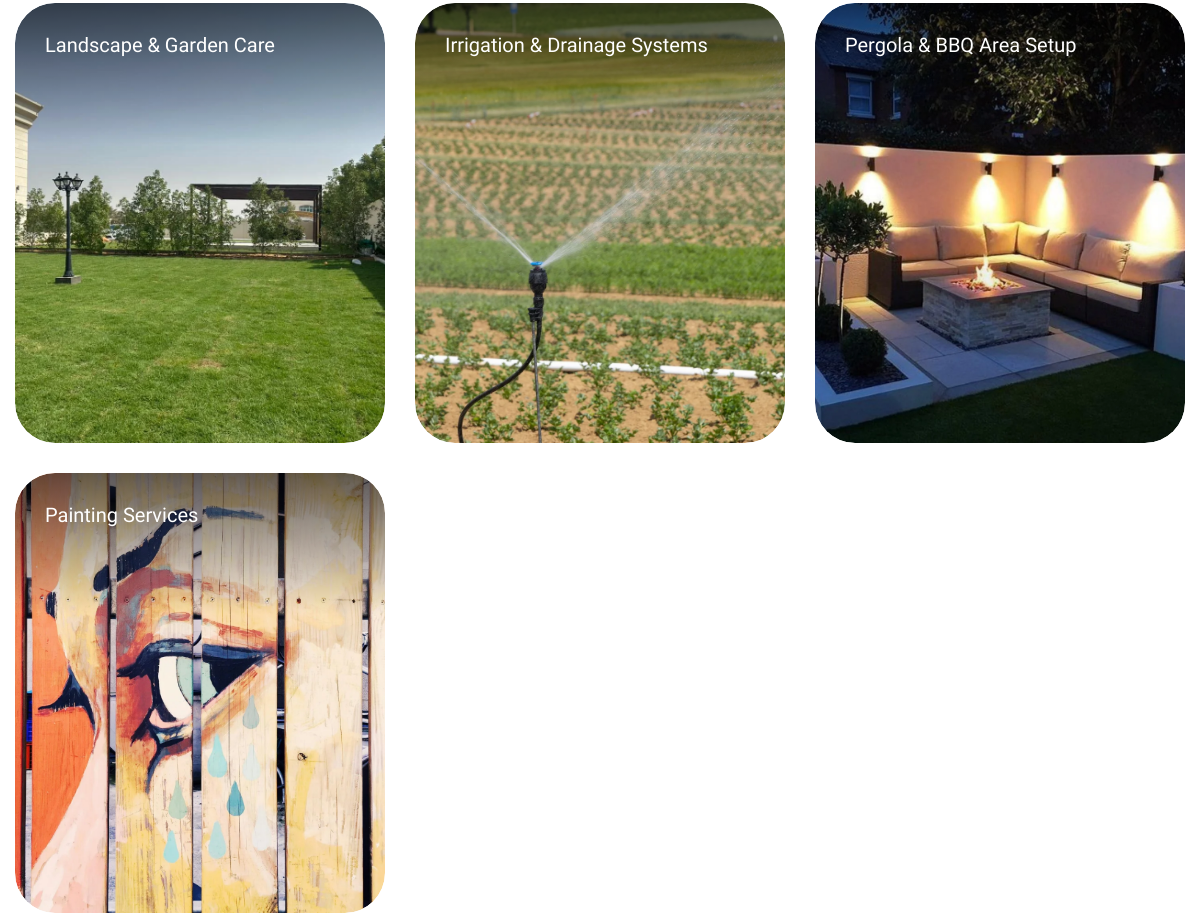
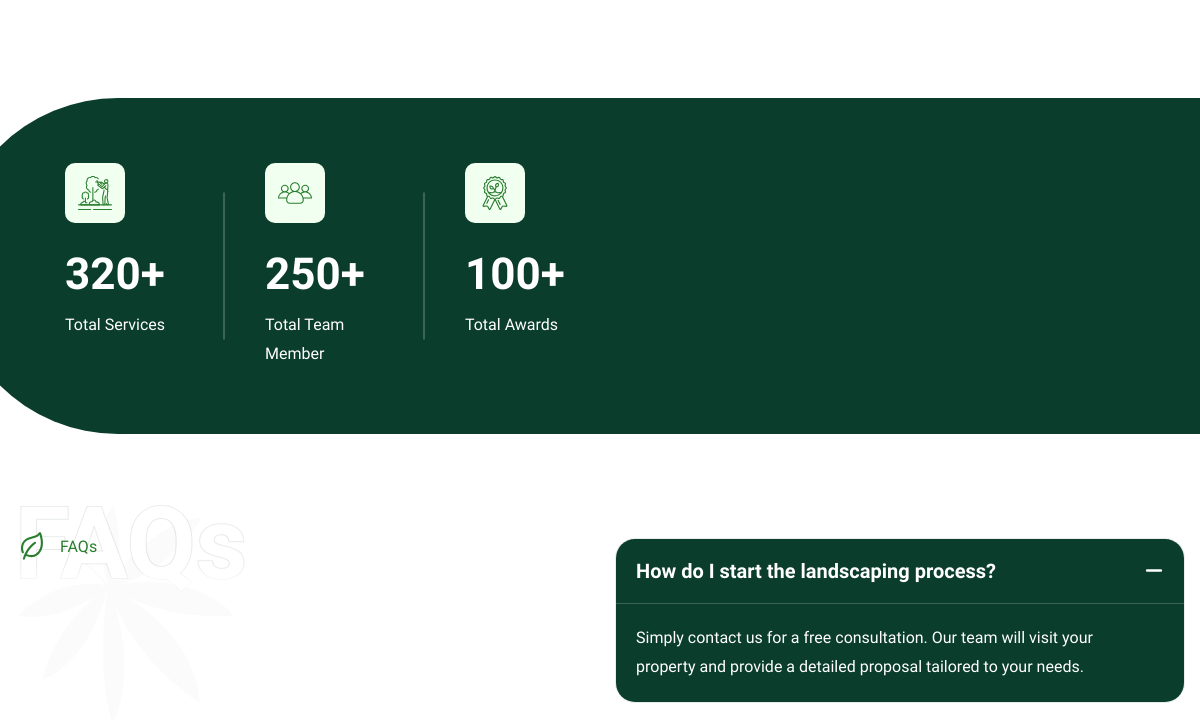
/services/ (middle part), run on an earlier commit of the app's database (2 pictures, top to bottom).
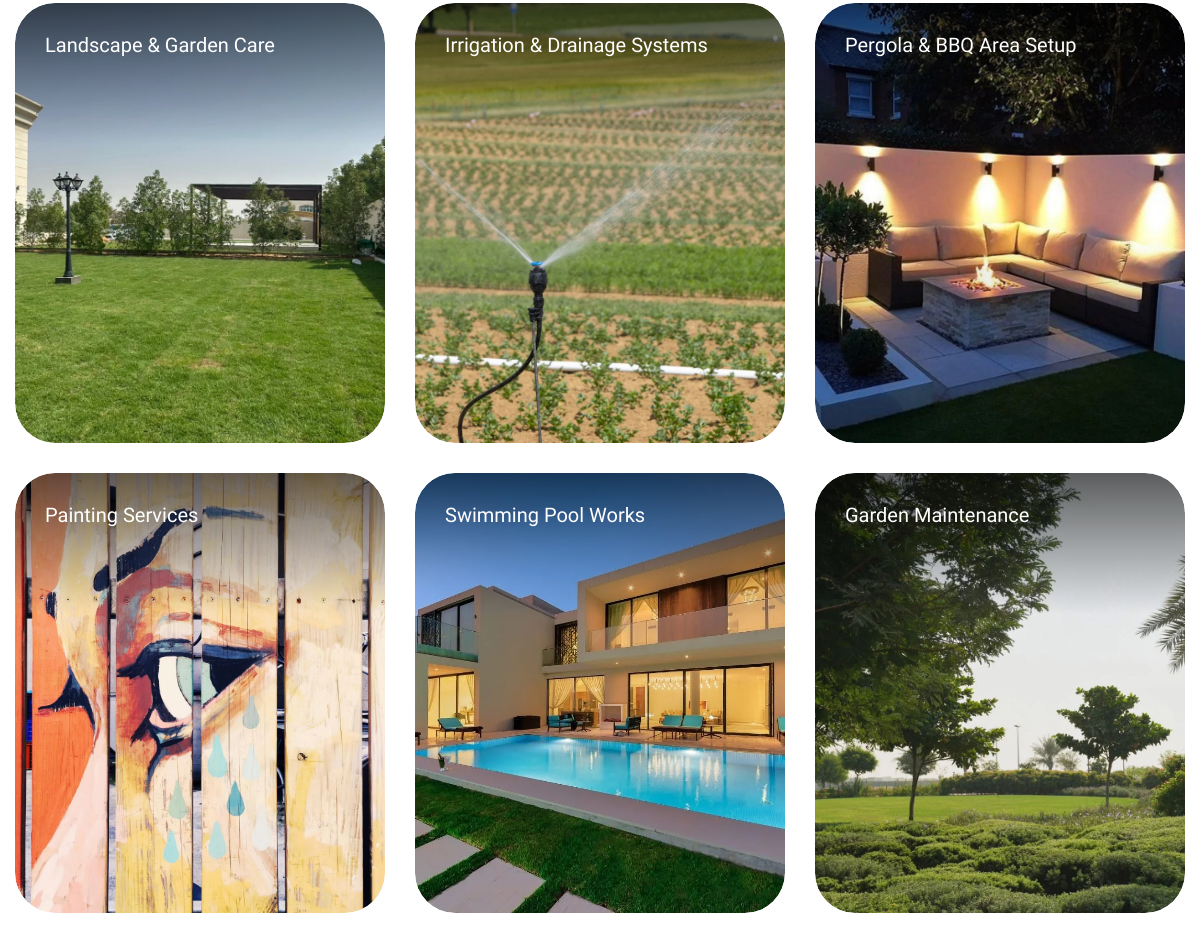
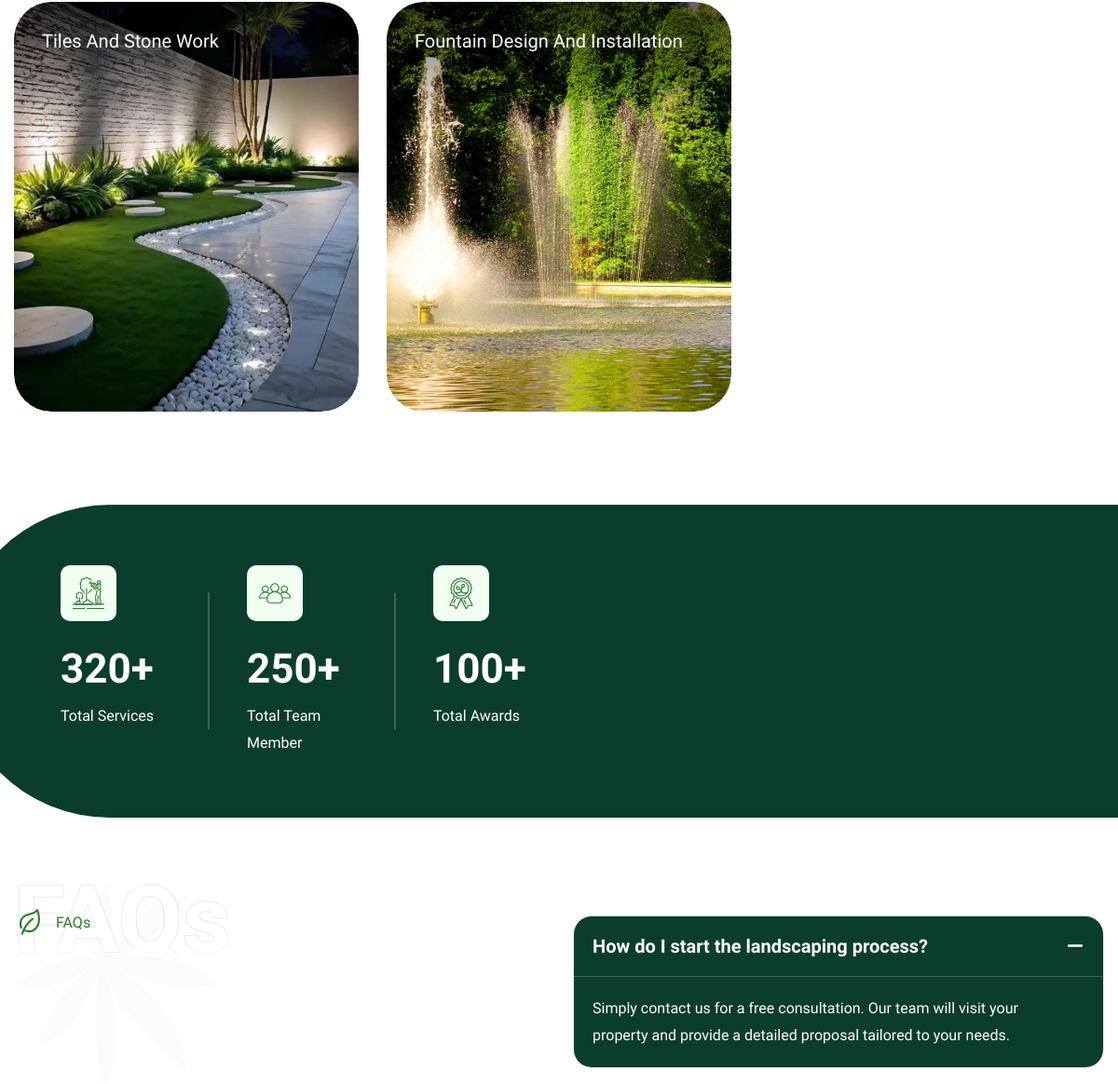
And on a later commit of the database (2 pictures, top to bottom).
### growscape_app/models.py (models this page shows, shortened)
class Service(models.Model):
    name = models.CharField(max_length=200)
    slug = models.SlugField(unique=True, blank=True)
    full_description = models.TextField(blank=True, help_text="Detailed explanation of the service.")
    features_list = models.TextField(
        help_text="Enter the bullet points from the brochure here, separated by commas or new lines."
    )
    cover_image = models.ImageField(upload_to='services/', blank=True, null=True)

### growscape_app/views.py (the view)
# urls.py: path('services/', views.services_page, name='services'),
def services_page(request):
    services = Service.objects.all()
    return render(request, "frontend/service.html", {"services": services})

### growscape_app/context_processors.py (called while the page is built)
def nav_data(request):
    return {
        'nav_services': Service.objects.all()[:6],
        'nav_blogs': Blog.objects.all()[:4],
    }

### templates/frontend/service.html (shortened to what the changed rows need)
{% extends "frontend/base.html" %}
{% load static %}
{% block content %}
    <div class="page-services">
        <div class="container">
            <div class="row">
                {% for service in services %}
                <div class="col-lg-4 col-md-6">
                    <div class="service-item wow fadeInUp" {% if not forloop.first %}data-wow-delay="0.{{ forloop.counter0 }}s"{% endif %}>
                        <div class="service-image">
                            <a href="{% url 'service_detail' service.slug %}">
                                <figure>
                                    {% if service.cover_image %}
                                        <img src="{{ service.cover_image.url }}" alt="{{ service.name }}">
                                    {% else %}
                                        <img src="{% static 'images/service-img-1.jpg' %}" alt="">
                                    {% endif %}
                                </figure>
                            </a>
                        </div>
                        <div class="service-title">
                            <h3>{{ service.name }}</h3>
                        </div>
                    </div>
                </div>
                {% empty %}
                <div class="col-12 text-center">
                    <p>No services added yet.</p>
                </div>
                {% endfor %}
            </div>
        </div>
    </div>
    <div class="our-counter page-service-counter">
        <div class="container-fluid">
            <div class="row">
                <div class="col-lg-12">
                    <div class="our-counter-box">
                        <div class="counter-content-box">
                            <div class="counter-item">
                                <div class="counter-item-content">
                                    <h2><span class="counter">320</span>+</h2>
                                </div>
                            </div>
                            <div class="counter-item">
                                <div class="counter-item-content">
                                    <h2><span class="counter">250</span>+</h2>
                                </div>
                            </div>
                            <div class="counter-item">
                                <div class="counter-item-content">
                                    <h2><span class="counter">100</span>+</h2>
                                </div>
                            </div>
                        </div>
                    </div>
                </div>
            </div>
        </div>
    </div>
    <div class="our-faqs page-service-faqs">
        <div class="container">
            <div class="row align-items-center">
                <div class="col-lg-6">
                    <div class="our-faqs-content">
                        <div class="section-title">
                            <h2 class="text-anime-style-2" data-cursor="-opaque">Our frequently <span>asked questions</span></h2>
                        </div>
                    </div>
                </div>
                <div class="col-lg-6">
                    <div class="our-faq-section">
                        <div class="faq-accordion" id="accordion">
                            <div class="accordion-item wow fadeInUp">
                                <h2 class="accordion-header" id="heading1">
                                    <button class="accordion-button" type="button" data-bs-toggle="collapse" data-bs-target="#collapse1" aria-expanded="true">
                                        How do I start the landscaping process?
                                    </button>
                                </h2>
                            </div>
                        </div>
                    </div>
                </div>
            </div>
        </div>
    </div>
{% endblock %}

What changed in the data, as far as the page shows it:
added Service: cover_image (picture), name "Swimming Pool Works"
added Service: cover_image (picture), name "Garden Maintenance"
added Service: cover_image (picture), name "Tiles And Stone Work"
added Service: cover_image (picture), name "Fountain Design And Installation"
